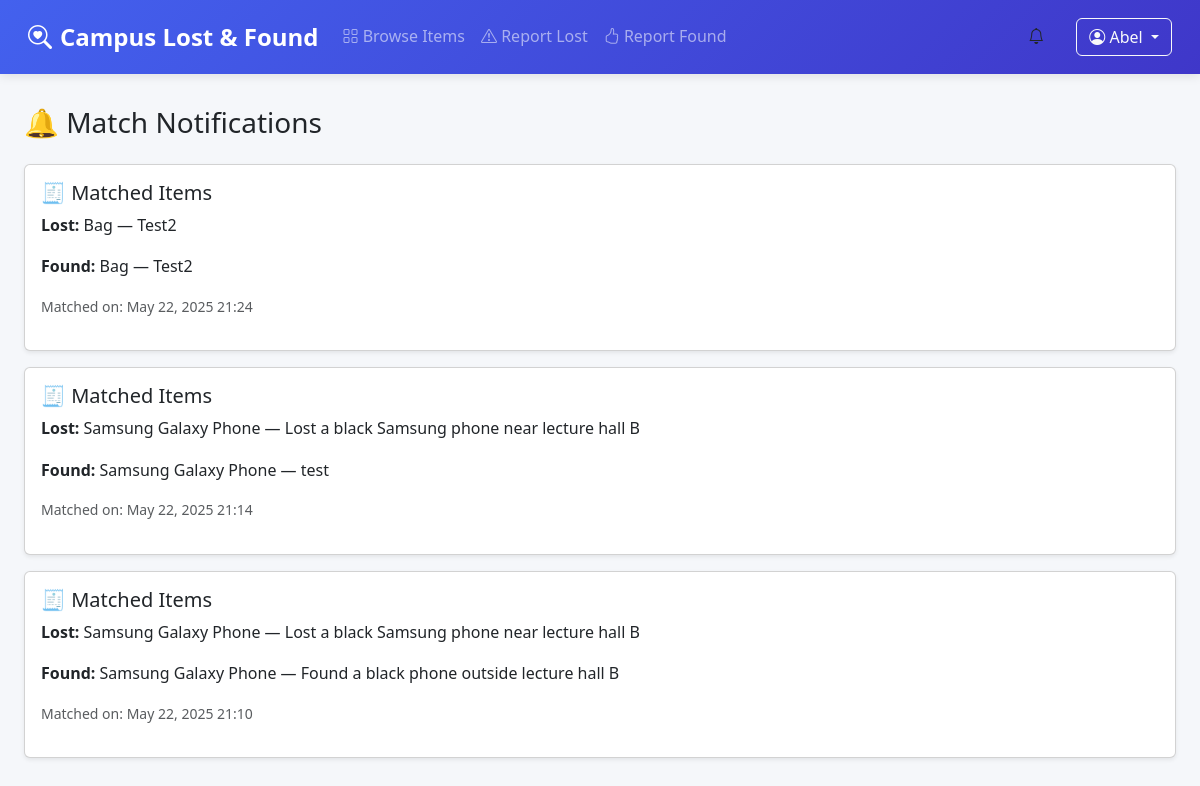
Page /notifications/ (signed in) on the earlier database version.
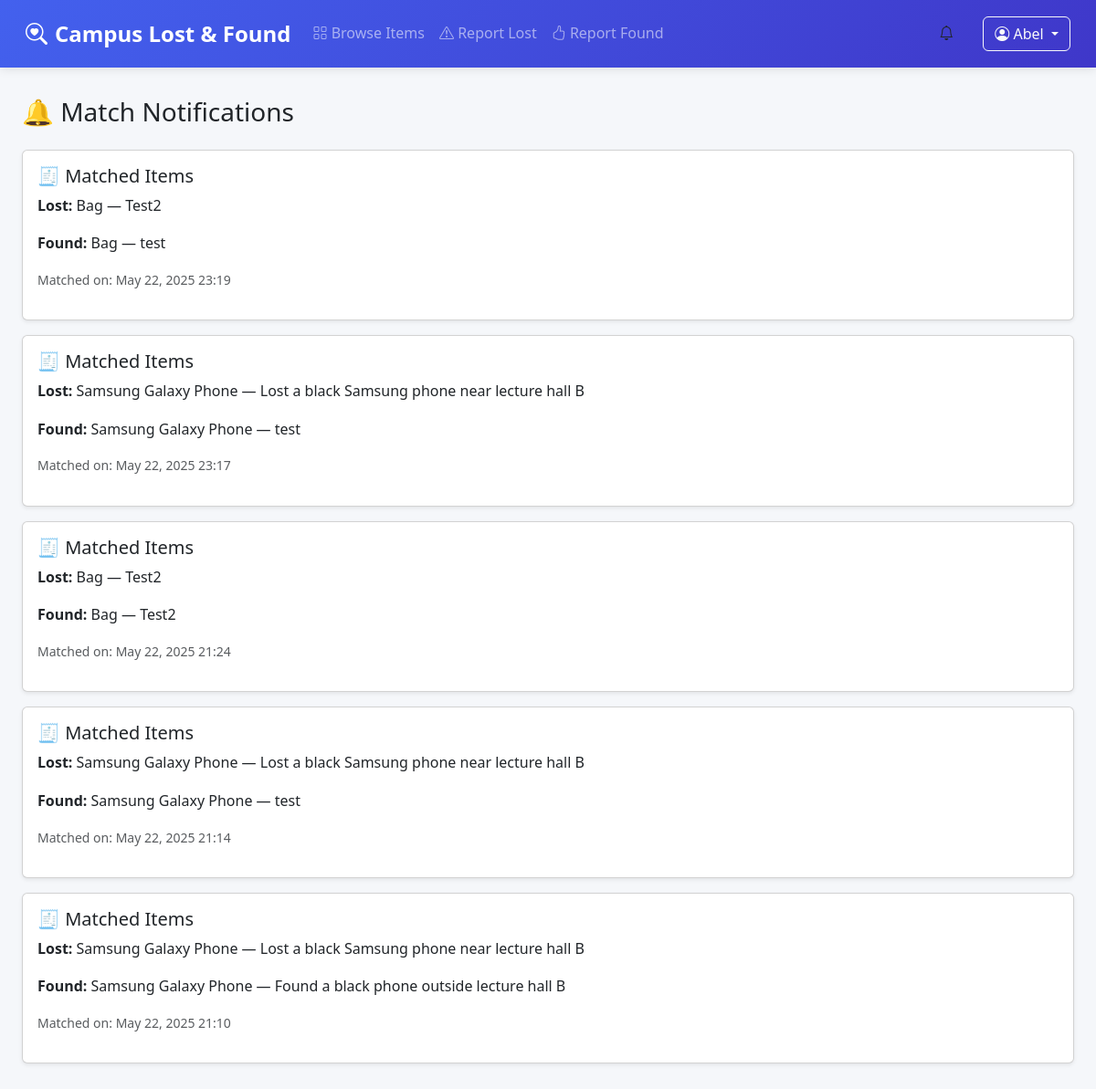
Same page on the later database version.
### core/models.py (models this page shows, shortened)
class Match(models.Model):
    lost_item = models.ForeignKey(LostItem, on_delete=models.CASCADE)
    found_item = models.ForeignKey(FoundItem, on_delete=models.CASCADE)
    timestamp = models.DateTimeField(auto_now_add=True)

class LostItem(models.Model):
    user = models.ForeignKey(User, on_delete=models.CASCADE)
    title = models.CharField(max_length=100)
    description = models.TextField()
    date_lost = models.DateField()
    location = models.CharField(max_length=100)
    contact_info = models.CharField(max_length=100)
    timestamp = models.DateTimeField(auto_now_add=True)

class FoundItem(models.Model):
    user = models.ForeignKey(User, on_delete=models.CASCADE)
    title = models.CharField(max_length=100)
    description = models.TextField()
    photo = models.ImageField(upload_to='found_photos/')
    location = models.CharField(max_length=100)
    timestamp = models.DateTimeField(auto_now_add=True)

### core/views.py (the view)
@login_required
def notification_page(request):
    matches = Match.objects.filter(
        models.Q(lost_item__user=request.user) |
        models.Q(found_item__user=request.user)
    ).order_by('-timestamp')
    return render(request, 'core/notifications.html', {
        'matches': matches
    })

### core/templates/core/notifications.html
{% extends 'base.html' %}
{% block content %}
<h3 class="mb-4">🔔 Match Notifications</h3>
{% if matches %}
  {% for match in matches %}
    <div class="card mb-3 shadow-sm">
      <div class="card-body">
        <h5 class="card-title">🧾 Matched Items</h5>
        <p><strong>Lost:</strong> {{ match.lost_item.title }} — {{ match.lost_item.description }}</p>
        <p><strong>Found:</strong> {{ match.found_item.title }} — {{ match.found_item.description }}</p>
        <p class="small text-muted">Matched on: {{ match.timestamp|date:"M d, Y H:i" }}</p>
      </div>
    </div>
  {% endfor %}
{% else %}
  <p class="text-muted">No matched items yet.</p>
{% endif %}
{% endblock %}

Differences in the rows shown:
added Match: lost_item "Bag", lost_item.description "Test2", found_item "Bag", found_item.description "test", timestamp "May 22, 2025 23:19"
added Match: lost_item "Samsung Galaxy Phone", lost_item.description "Lost a black Samsung phone near lecture hall B", found_item "Samsung Galaxy Phone", found_item.description "test", timestamp "May 22, 2025 23:17"
